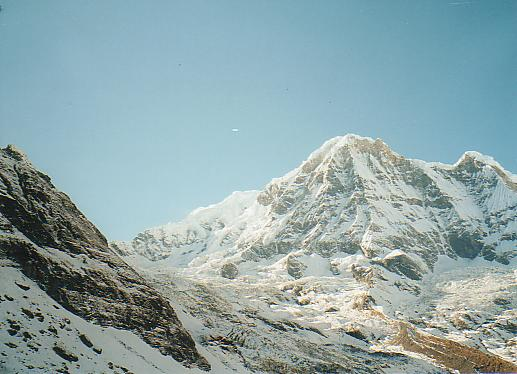
#> input picture input_images/everest1.jpg, 517 x 374 px
$ python -i ps3.py   (imports and definitions only)   (older library calls are emulated)
#> lines starting #> are read from the running program, lines starting #| are printed output that depends on the picture; after the words box and inside, x2 and y2 are one past the last pixel; in counts of white or black regions, pixels touching at a corner belong together
#> further down, picture is the input picture: shape (374, 517, 3); mean B, G, R 169.1, 166.7, 143.4
"""
CS6476 Assignment 3 imports. Only Numpy and cv2 are allowed.
"""
import cv2
import numpy as np
import matplotlib.pyplot as plt


import cv2
import numpy as np
#from typing import Tuple

# [11 lines left out: function mark_location, not called in this run]

class Mouse_Click_Correspondence(object):

    # [156 lines left out: functions __init__, click_event, click_event2, driver, euclidean_distance, get_corners_list, not called in this run]

# utility function to cut image into smaller patches
def cut_patches(corner_normed, x_half1, x_half2, y_half):
    patch1 = corner_normed[: x_half1, : y_half]
    patch2 = corner_normed[x_half1: corner_normed.shape[0], : y_half]
    patch3 = corner_normed[: x_half2, y_half: corner_normed.shape[1]]
    patch4 = corner_normed[x_half2:corner_normed.shape[0], y_half:corner_normed.shape[1]]
    all_patches = [patch1, patch2, patch3, patch4]
    return all_patches

# utility function to get CoG given certain shift
def get_CoG(i, x, y, x_half1,x_half2, y_half):
    if i == 0:
        result = (x, y)
    if i == 1:
        result = (x, y + x_half1)
    if i == 2:
        result = (x + y_half, y)
    if i == 3:
        result = (x + y_half, y + x_half2)
    result = (result[0] , result[1] )
    return result

#utility function to obtain intersection of two lines
# [68 lines left out: functions intersection, obtain_CoG_Hough_line, not called in this run]

## the original offset was due to simple CoG approach has extra high values at image boarder
def obtain_CoG_moments_patch(all_patches):
    all_CoG = []
    cutting = 10
    for i in range(len(all_patches)):
        ret, thresh = cv2.threshold(all_patches[i][cutting: all_patches[i].shape[0] - cutting,
                                    cutting: all_patches[i].shape[1] - cutting ], 0.2*np.max(all_patches[i]), np.max(all_patches[i]),
                                     cv2.THRESH_BINARY)
        norm_thresh = cv2.normalize(thresh, None, alpha=0, beta=255, norm_type=cv2.NORM_MINMAX, dtype=cv2.CV_8UC1)
        #cv2.imshow('threshold image', norm_thresh)
        #cv2.waitKey(0)
        #cv2.destroyAllWindows()
        moments = cv2.moments(norm_thresh, binaryImage=True)
        # CoG formula using moments
        all_CoG.append((int(moments['m10']/moments['m00'])+1 + cutting,int(moments['m01']/moments['m00'])+1+cutting))
    return all_CoG

# implement template matching
# [12 lines left out: function find_markers_template, not called in this run]


# solve this: can not simply cut the image into 4 patches
def find_markers(image, template=None):
    """Finds four corner markers.

    Use a combination of circle finding and/or corner finding and/or convolution to find the
    four markers in the image.

    Args:
        image (numpy.array of uint8): image array.
        template (numpy.array of unint8): template of the markers
    Returns:
        list: List of four (x, y) tuples
            in the order [top-left, bottom-left, top-right, bottom-right]
    """
    ## use harris corner result to make 4 masks, and then use hough circle/template matching to get the four coordinates

    # preprocessing: to attenuate effects of noise
    image_corner = cv2.medianBlur(image, 3)
    image_corner = cv2.GaussianBlur(image_corner, sigmaX= 2, sigmaY= 2, ksize = (5,5))
    ## due to distinct cross feature of the circle to be detected, use harris corner
    corner = cv2.cornerHarris(image_corner[:, :, 0], 3, 3, 5)
    off_set = 10
    # normalized corner detection result for better binary image
    corner_normed = cv2.normalize(corner, dst=None, alpha=1, beta=0,
                           norm_type=cv2.NORM_MINMAX)
    if image.shape[0] < 0:
        corner_normed = 1 - corner_normed[off_set:corner.shape[0]-off_set, off_set:corner.shape[1]-off_set]
    else:
        corner_normed = 1 - corner_normed
    #cv2.imshow('harris corner', corner_normed)
    #cv2.waitKey(0)
    #cv2.destroyAllWindows()
    ## try using normalized correlation, directly using correlation would fail
    # cut the images into patches, y half will be in middle, x_half1, x_half2 depends on the
    # CoG of the left and right images
    y_half = int(corner_normed.shape[1]/2)
#> y_half = 258
    x_half1 = obtain_CoG_moments_patch([corner_normed[:, 0:y_half]])[0][1]
#> the loop in obtain_CoG_moments_patch, `for i in range(len(all_patches)):` made 1 pass
#> pass 1, in obtain_CoG_moments_patch, `ret, thresh = cv2.threshold(all_patches[i][cutting: all_patches[i].sha..`:
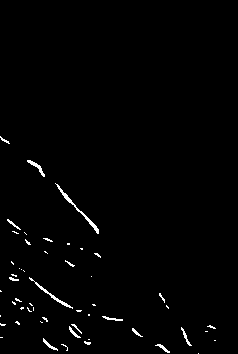
#> thresh: shape (354, 238) float32; values 0 (black) and 1 (white), 1.3% white in thin lines or dots, all inside (x1, y1, x2, y2) = (0, 136, 216, 354)
#> after the loop in obtain_CoG_moments_patch, `for i in range(len(all_patches)):`: all_CoG = [(83, 285)]
#> x_half1 = 285
    x_half2 = obtain_CoG_moments_patch([corner_normed[:, y_half:corner_normed.shape[1]]])[0][1]
#> the loop in obtain_CoG_moments_patch (call 2), `for i in range(len(all_patches)):` made 1 pass
#> ret on pass 1: 0.169
#> x_half2 = 317
    all_patches = cut_patches(corner_normed, x_half1, x_half2, y_half)
#> in cut_patches, `patch1 = corner_normed[: x_half1, : y_half]`:
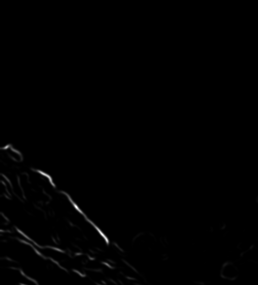
#> patch1: shape (285, 258) float32; min 0, max 1, mean 0.00542
#> in cut_patches, `patch2 = corner_normed[x_half1: corner_normed.shape[0], : y_half]`:
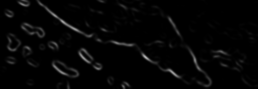
#> patch2: shape (89, 258) float32; min 0, max 0.692, mean 0.0228
#> in cut_patches, `patch3 = corner_normed[: x_half2, y_half: corner_normed.shape[1]]`:
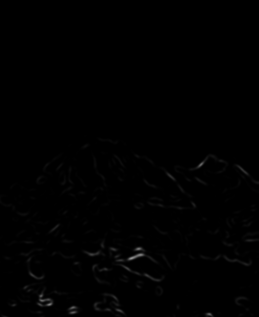
#> patch3: shape (317, 259) float32; min 0, max 0.561, mean 0.00435
#> in cut_patches, `patch4 = corner_normed[x_half2:corner_normed.shape[0], y_half:corner_n..`:
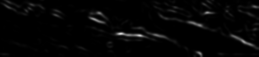
#> patch4: shape (57, 259) float32; min 5.96e-08, max 0.846, mean 0.0221
#> all_patches = 4 items
    shifted_CoG = []
    # simply find the CoG of the binary image patches
    # set to 400 to pass unit test, 4000 to use for experiment

    if image.shape[0] > 400:
        all_CoG = obtain_CoG_Hough_line(all_patches)
        for i in range(len(all_CoG)):
            x, y = get_CoG(i, all_CoG[i][0], all_CoG[i][1], x_half1, x_half2, y_half)
            shifted_CoG.append((x , y ))
    #else:
    #    find_markers_template(corner_normed, template)
    else:
        all_CoG = obtain_CoG_moments_patch(all_patches)
#> the loop in obtain_CoG_moments_patch (call 3), `for i in range(len(all_patches)):` made 4 passes
#> ret on passes 2 to 4: 0.138, 0.112, 0.169
#> pass 2, in obtain_CoG_moments_patch (call 3), `ret, thresh = cv2.threshold(all_patches[i][cutting: all_patches[i].sha..`:
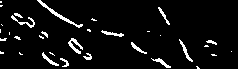
#> thresh: shape (69, 238) float32; values 0 (black) and 0.692 (white), 5.8% white in thin lines or dots
#> after the loop in obtain_CoG_moments_patch (call 3), `for i in range(len(all_patches)):`:
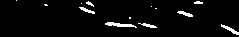
#> norm_thresh: shape (37, 239); 4% white; 13 white regions (6 under 20 px), largest, box (x1, y1, x2, y2) and area: (105, 22, 137, 28) 95, (221, 24, 239, 35) 61, (177, 11, 193, 17) 48
#> after the loop in obtain_CoG_moments_patch (call 3), `for i in range(len(all_patches)):`: all_CoG = [(65, 218), (102, 48), (114, 259), (159, 29)]
#> all_CoG = [(65, 218), (102, 48), (114, 259), (159, 29)]
        for i in range(len(all_CoG)):
            shifted_CoG.append(get_CoG(i, all_CoG[i][0], all_CoG[i][1], x_half1, x_half2, y_half))
#> this loop made 4 passes
#> result in get_CoG on passes 1 to 4: (65, 218), (102, 333), (372, 259), (417, 346)
#> after the loop, shifted_CoG = [(65, 218), (102, 333), (372, 259), (417, 346)]
    #print(shifted_CoG)
    return shifted_CoG

# [167 lines left out: functions draw_box, get_line_params, project_imageA_onto_imageB, find_four_point_transform, video_frame_generator, not called in this run]


## unit test every function in this class
class Automatic_Corner_Detection(object):

    # [28 lines left out: functions __init__, filter, gradients, not called in this run]


    def get_gaussian(self, ksize, sigma):
        kernel = np.random.normal(1, sigma, [ksize, ksize])
        return kernel


    # [13 lines left out: function second_moments, not called in this run]

    '''
    def harris_response_map(self, image_bw, ksize=7, sigma=5, alpha=0.05):
        ## what is the small shift in pixel number?
        offset = 3
        harris_map = np.zeros(shape = (image_bw.shape[0], image_bw.shape[1]))
        img_out = image_bw.copy()
        ## pad border so the harris map has same shape as input
        #img_out = np.pad(img_out, ((offset, offset), (offset,offset)), 'reflect')
        # preprocessing
        img_out = cv2.medianBlur(img_out, 3)
        image_blurred = cv2.GaussianBlur(img_out, sigmaX=1, sigmaY=1, ksize=(3, 3))
        cv2.imshow('blurred image', image_blurred)
        cv2.waitKey(0)
        cv2.destroyAllWindows()
        # extract Ix and Iy
        Ix, Iy = self.gradients(image_blurred)
        print(Ix)
        print(np.mean(Ix))
        cv2.imshow('gradientx',Ix)
        cv2.waitKey(0)
        cv2.destroyAllWindows()
        cv2.imshow('gradienty', Iy)
        cv2.waitKey(0)
        cv2.destroyAllWindows()
        ## obtain the components for structure tensors, element by element
        Ixx = Ix ** 2
        Iyy = Iy ** 2
        Ixy = Iy * Ix
        # now we evaluate values of the structure tensors
        j_range = image_bw.shape[0]
        i_range = image_bw.shape[1]
        k = 100
        for y in range(offset, image_bw.shape[0] - offset):
            for x in range(offset , image_bw.shape[1] - offset):
                Sxx = np.sum(Ixx[y - offset: y + offset+1, x-offset:x+offset+1])
                Syy = np.sum(Iyy[y-offset:y+1+offset, x-offset:x+1+offset])
                Sxy = np.sum(Ixy[y-offset:y+1+offset, x-offset:x+1+offset])
                det = (Sxx * Syy) - (Sxy ** 2)
                trace = Sxx + Syy
                r = det - k*(trace ** 2)
        ## now use harris response to judge if corner or not
                if r > 8000000:
                    img_out[y-offset, x-offset] = 0
        return img_out[offset : img_out.shape[0] - offset , offset : img_out.shape[1] - offset]
    '''

    # use cv2 corner harris function first
    def harris_response_map(self, image_bw, ksize=7, sigma=5, alpha=0.05):
        return cv2.normalize(cv2.cornerHarris(image_bw, ksize, sigma, alpha) , None, alpha = 0, beta = 255, norm_type=cv2.NORM_MINMAX
                             , dtype = cv2.CV_8UC1)


        #return cv2.normalize(harris_map, None, alpha=0, beta=255, norm_type=cv2.NORM_MINMAX, dtype=cv2.CV_8UC1)

    # [88 lines left out: functions pool2d, nms_maxpool_numpy, not called in this run]

    def obtain_top_k(self, image, k):
        pass


    # [105 lines left out: functions harris_corner, calculate_num_ransac_iterations, ransac_homography_matrix, not called in this run]


class Image_Mosaic(object):

    def __int__(self):
        pass

    # [16 lines left out: functions image_warp_inv, output_mosaic, get_homography_parameters, not called in this run]


'''
## testing
detector = Automatic_Corner_Detection()
file_names = ['everest1.jpg']
INPUT_DIR = "input_images/"
test_image = cv2.imread(INPUT_DIR + file_names[0])
image_bw = cv2.cvtColor(test_image, cv2.COLOR_BGR2GRAY)

cv2.imshow("testimage", image_bw)
cv2.waitKey(0)
cv2.destroyAllWindows()

offset = 7
harriscorner = detector.harris_response_map(image_bw, ksize=5, sigma=3, alpha=0.01)
cv2.imshow('full res: harris corner', harriscorner)
cv2.waitKey(0)
cv2.destroyAllWindows()


## used to pool the maximum value in a kernel size
x, y, R, chosen_feature = detector.nms_maxpool_numpy(harriscorner, 200, 15)
cv2.imshow("full res: chosen feature points", chosen_feature)
cv2.waitKey(0)
cv2.destroyAllWindows()


for i in range(len(x)):
    cv2.circle(image_bw, (y[i], x[i]), 4, (0, 0, 0), 4)
cv2.imshow("full res: marked corner points", image_bw)
cv2.waitKey(0)
cv2.destroyAllWindows()


pooled = detector.pool2d(image_bw, 5, 3, 0, 'max')
cv2.imshow('downsampled image', pooled)
cv2.waitKey(0)
cv2.destroyAllWindows()

pooled_harriscorner = detector.harris_response_map(pooled, ksize=3, sigma=3, alpha=0.03)
cv2.imshow('DS: harris corner', pooled_harriscorner)
cv2.waitKey(0)
cv2.destroyAllWindows()

## used to pool the maximum value in a kernel size
x, y, R, chosen_feature = detector.nms_maxpool_numpy(pooled_harriscorner, 10, 31)
cv2.imshow("downsampled: chosen features", chosen_feature)
cv2.waitKey(0)
cv2.destroyAllWindows()

for i in range(len(x)):
    cv2.circle(pooled, (y[i], x[i]), 4, (0, 0, 0), 4)

cv2.imshow("downsampled: marked corner points", pooled)
cv2.waitKey(0)
cv2.destroyAllWindows()
'''

>>> import cv2
>>> picture = cv2.imread('input_images/everest1.jpg')
>>> result = find_markers(picture)
#> result = [(65, 218), (102, 333), (372, 259), (417, 346)]
